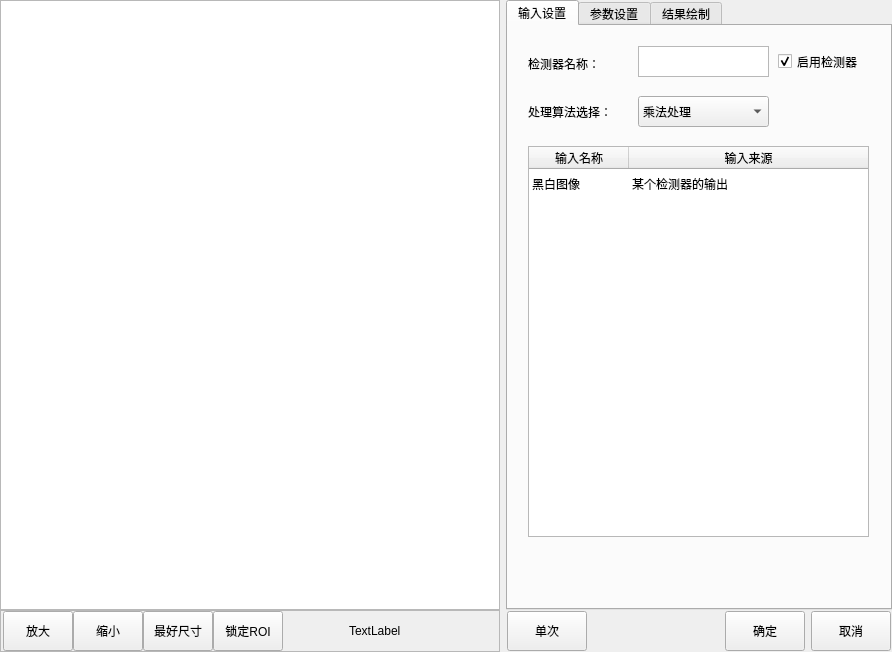
<?xml version="1.0" encoding="UTF-8"?>
<ui version="4.0">
 <class>CMvMultiplicationAndDivision</class>
 <widget class="QWidget" name="CMvMultiplicationAndDivision">
  <property name="geometry">
   <rect>
    <x>0</x>
    <y>0</y>
    <width>892</width>
    <height>652</height>
   </rect>
  </property>
  <property name="windowTitle">
   <string>乘除法处理</string>
  </property>
  <layout class="QHBoxLayout" name="horizontalLayout_3">
   <property name="leftMargin">
    <number>0</number>
   </property>
   <property name="topMargin">
    <number>0</number>
   </property>
   <property name="rightMargin">
    <number>0</number>
   </property>
   <property name="bottomMargin">
    <number>0</number>
   </property>
   <item>
    <layout class="QVBoxLayout" name="verticalLayout_2">
     <property name="spacing">
      <number>0</number>
     </property>
     <item>
      <widget class="QGraphicsView" name="graphicsView_mainImage">
       <property name="minimumSize">
        <size>
         <width>500</width>
         <height>600</height>
        </size>
       </property>
       <property name="maximumSize">
        <size>
         <width>16777215</width>
         <height>16777215</height>
        </size>
       </property>
      </widget>
     </item>
     <item>
      <widget class="QFrame" name="frame">
       <property name="minimumSize">
        <size>
         <width>500</width>
         <height>42</height>
        </size>
       </property>
       <property name="maximumSize">
        <size>
         <width>500</width>
         <height>42</height>
        </size>
       </property>
       <property name="frameShape">
        <enum>QFrame::StyledPanel</enum>
       </property>
       <property name="frameShadow">
        <enum>QFrame::Raised</enum>
       </property>
       <layout class="QHBoxLayout" name="horizontalLayout">
        <property name="spacing">
         <number>0</number>
        </property>
        <property name="leftMargin">
         <number>2</number>
        </property>
        <property name="topMargin">
         <number>0</number>
        </property>
        <property name="rightMargin">
         <number>0</number>
        </property>
        <property name="bottomMargin">
         <number>0</number>
        </property>
        <item>
         <widget class="QPushButton" name="pushButton_zoomIn">
          <property name="minimumSize">
           <size>
            <width>70</width>
            <height>40</height>
           </size>
          </property>
          <property name="maximumSize">
           <size>
            <width>70</width>
            <height>40</height>
           </size>
          </property>
          <property name="text">
           <string>放大</string>
          </property>
         </widget>
        </item>
        <item>
         <widget class="QPushButton" name="pushButton_zoomOut">
          <property name="minimumSize">
           <size>
            <width>70</width>
            <height>40</height>
           </size>
          </property>
          <property name="maximumSize">
           <size>
            <width>70</width>
            <height>40</height>
           </size>
          </property>
          <property name="text">
           <string>缩小</string>
          </property>
         </widget>
        </item>
        <item>
         <widget class="QPushButton" name="pushButton_zoomBest">
          <property name="minimumSize">
           <size>
            <width>70</width>
            <height>40</height>
           </size>
          </property>
          <property name="maximumSize">
           <size>
            <width>70</width>
            <height>40</height>
           </size>
          </property>
          <property name="text">
           <string>最好尺寸</string>
          </property>
         </widget>
        </item>
        <item>
         <widget class="QPushButton" name="pushButton_lockRoiMove">
          <property name="minimumSize">
           <size>
            <width>70</width>
            <height>40</height>
           </size>
          </property>
          <property name="maximumSize">
           <size>
            <width>70</width>
            <height>40</height>
           </size>
          </property>
          <property name="text">
           <string>锁定ROI</string>
          </property>
         </widget>
        </item>
        <item>
         <spacer name="horizontalSpacer">
          <property name="orientation">
           <enum>Qt::Horizontal</enum>
          </property>
          <property name="sizeHint" stdset="0">
           <size>
            <width>63</width>
            <height>20</height>
           </size>
          </property>
         </spacer>
        </item>
        <item>
         <widget class="QLabel" name="label_mousePos">
          <property name="minimumSize">
           <size>
            <width>150</width>
            <height>40</height>
           </size>
          </property>
          <property name="maximumSize">
           <size>
            <width>150</width>
            <height>40</height>
           </size>
          </property>
          <property name="text">
           <string>TextLabel</string>
          </property>
         </widget>
        </item>
       </layout>
      </widget>
     </item>
    </layout>
   </item>
   <item>
    <layout class="QVBoxLayout" name="verticalLayout">
     <property name="spacing">
      <number>0</number>
     </property>
     <item>
      <widget class="QTabWidget" name="tabWidget">
       <property name="minimumSize">
        <size>
         <width>382</width>
         <height>602</height>
        </size>
       </property>
       <property name="maximumSize">
        <size>
         <width>16777215</width>
         <height>16777215</height>
        </size>
       </property>
       <property name="currentIndex">
        <number>0</number>
       </property>
       <widget class="QWidget" name="tab">
        <attribute name="title">
         <string>输入设置</string>
        </attribute>
        <widget class="QLabel" name="label_funcName">
         <property name="geometry">
          <rect>
           <x>20</x>
           <y>30</y>
           <width>81</width>
           <height>16</height>
          </rect>
         </property>
         <property name="text">
          <string>检测器名称：</string>
         </property>
        </widget>
        <widget class="QCheckBox" name="checkBox_enableFunc">
         <property name="geometry">
          <rect>
           <x>270</x>
           <y>20</y>
           <width>101</width>
           <height>31</height>
          </rect>
         </property>
         <property name="minimumSize">
          <size>
           <width>101</width>
           <height>31</height>
          </size>
         </property>
         <property name="text">
          <string>启用检测器</string>
         </property>
         <property name="checked">
          <bool>true</bool>
         </property>
        </widget>
        <widget class="QPlainTextEdit" name="plainTextEdit_funcName">
         <property name="geometry">
          <rect>
           <x>130</x>
           <y>20</y>
           <width>131</width>
           <height>31</height>
          </rect>
         </property>
         <property name="minimumSize">
          <size>
           <width>131</width>
           <height>31</height>
          </size>
         </property>
         <property name="maximumSize">
          <size>
           <width>131</width>
           <height>31</height>
          </size>
         </property>
         <property name="overwriteMode">
          <bool>false</bool>
         </property>
        </widget>
        <widget class="QTableWidget" name="tableWidget_input">
         <property name="geometry">
          <rect>
           <x>20</x>
           <y>120</y>
           <width>341</width>
           <height>391</height>
          </rect>
         </property>
         <property name="editTriggers">
          <set>QAbstractItemView::NoEditTriggers</set>
         </property>
         <property name="selectionMode">
          <enum>QAbstractItemView::SingleSelection</enum>
         </property>
         <property name="textElideMode">
          <enum>Qt::ElideRight</enum>
         </property>
         <property name="verticalScrollMode">
          <enum>QAbstractItemView::ScrollPerItem</enum>
         </property>
         <property name="showGrid">
          <bool>false</bool>
         </property>
         <attribute name="horizontalHeaderStretchLastSection">
          <bool>true</bool>
         </attribute>
         <attribute name="verticalHeaderVisible">
          <bool>false</bool>
         </attribute>
         <attribute name="verticalHeaderCascadingSectionResizes">
          <bool>false</bool>
         </attribute>
         <row>
          <property name="text">
           <string>1</string>
          </property>
         </row>
         <column>
          <property name="text">
           <string>输入名称</string>
          </property>
         </column>
         <column>
          <property name="text">
           <string>输入来源</string>
          </property>
         </column>
         <item row="0" column="0">
          <property name="text">
           <string>黑白图像</string>
          </property>
         </item>
         <item row="0" column="1">
          <property name="text">
           <string>某个检测器的输出</string>
          </property>
         </item>
        </widget>
        <widget class="QComboBox" name="comboBox_selectionAlgorithm">
         <property name="geometry">
          <rect>
           <x>130</x>
           <y>70</y>
           <width>131</width>
           <height>31</height>
          </rect>
         </property>
         <item>
          <property name="text">
           <string>乘法处理</string>
          </property>
         </item>
         <item>
          <property name="text">
           <string>除法处理</string>
          </property>
         </item>
        </widget>
        <widget class="QLabel" name="label_selectionAlgorithm">
         <property name="geometry">
          <rect>
           <x>20</x>
           <y>70</y>
           <width>111</width>
           <height>31</height>
          </rect>
         </property>
         <property name="text">
          <string>处理算法选择：</string>
         </property>
        </widget>
       </widget>
       <widget class="QWidget" name="tab_2">
        <attribute name="title">
         <string>参数设置</string>
        </attribute>
        <widget class="QComboBox" name="comboBox_divisor">
         <property name="geometry">
          <rect>
           <x>90</x>
           <y>20</y>
           <width>101</width>
           <height>31</height>
          </rect>
         </property>
         <item>
          <property name="text">
           <string>x2</string>
          </property>
         </item>
         <item>
          <property name="text">
           <string>x4</string>
          </property>
         </item>
         <item>
          <property name="text">
           <string>x8</string>
          </property>
         </item>
         <item>
          <property name="text">
           <string>x16</string>
          </property>
         </item>
         <item>
          <property name="text">
           <string>x32</string>
          </property>
         </item>
        </widget>
        <widget class="QLabel" name="label_divisor">
         <property name="geometry">
          <rect>
           <x>10</x>
           <y>20</y>
           <width>111</width>
           <height>31</height>
          </rect>
         </property>
         <property name="text">
          <string>乘法因子：</string>
         </property>
        </widget>
       </widget>
       <widget class="QWidget" name="tab_4">
        <attribute name="title">
         <string>结果绘制</string>
        </attribute>
        <widget class="QCheckBox" name="checkBox_valuTrig">
         <property name="geometry">
          <rect>
           <x>20</x>
           <y>20</y>
           <width>101</width>
           <height>31</height>
          </rect>
         </property>
         <property name="text">
          <string>启用绘制</string>
         </property>
         <property name="checked">
          <bool>true</bool>
         </property>
        </widget>
       </widget>
      </widget>
     </item>
     <item>
      <layout class="QHBoxLayout" name="horizontalLayout_2">
       <property name="leftMargin">
        <number>1</number>
       </property>
       <property name="topMargin">
        <number>1</number>
       </property>
       <property name="rightMargin">
        <number>1</number>
       </property>
       <property name="bottomMargin">
        <number>1</number>
       </property>
       <item>
        <widget class="QPushButton" name="pushButton_ones">
         <property name="minimumSize">
          <size>
           <width>80</width>
           <height>40</height>
          </size>
         </property>
         <property name="maximumSize">
          <size>
           <width>80</width>
           <height>40</height>
          </size>
         </property>
         <property name="text">
          <string>单次</string>
         </property>
        </widget>
       </item>
       <item>
        <spacer name="horizontalSpacer_2">
         <property name="orientation">
          <enum>Qt::Horizontal</enum>
         </property>
         <property name="sizeHint" stdset="0">
          <size>
           <width>40</width>
           <height>20</height>
          </size>
         </property>
        </spacer>
       </item>
       <item>
        <widget class="QPushButton" name="pushButton_affirm">
         <property name="minimumSize">
          <size>
           <width>80</width>
           <height>40</height>
          </size>
         </property>
         <property name="maximumSize">
          <size>
           <width>80</width>
           <height>40</height>
          </size>
         </property>
         <property name="text">
          <string>确定</string>
         </property>
        </widget>
       </item>
       <item>
        <widget class="QPushButton" name="pbPrev_cancel">
         <property name="minimumSize">
          <size>
           <width>80</width>
           <height>40</height>
          </size>
         </property>
         <property name="maximumSize">
          <size>
           <width>80</width>
           <height>40</height>
          </size>
         </property>
         <property name="text">
          <string>取消</string>
         </property>
        </widget>
       </item>
      </layout>
     </item>
    </layout>
   </item>
  </layout>
 </widget>
 <layoutdefault spacing="6" margin="11"/>
 <resources>
  <include location="CMvContourMatching.qrc"/>
 </resources>
 <connections/>
</ui>
